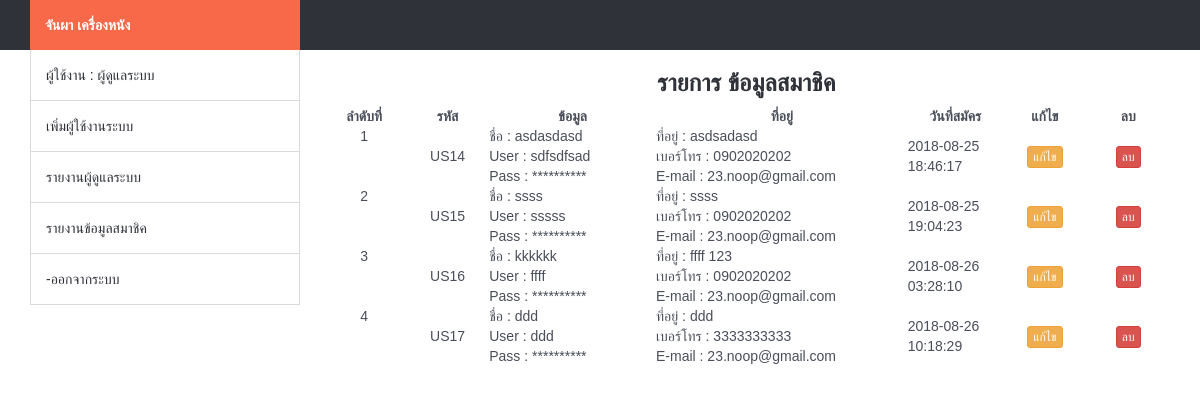
The app's page /backend/list_member.php (signed in), older data.
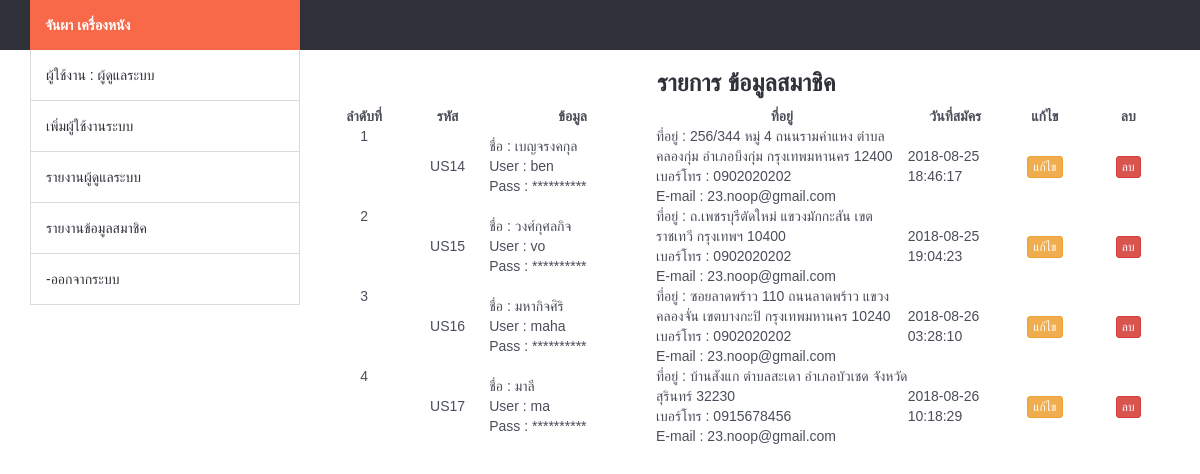
The same page, newer data.
### tables this page shows
CREATE TABLE `tbl_member` (
  `mem_id` int(11) NOT NULL,
  `mem_name` varchar(50) NOT NULL,
  `mem_address` varchar(255) NOT NULL,
  `mem_tel` varchar(10) NOT NULL,
  `mem_username` varchar(20) NOT NULL,
  `mem_password` varchar(20) NOT NULL,
  `mem_email` varchar(20) NOT NULL,
  `status` varchar(5) NOT NULL,
  `sid` varchar(32) NOT NULL,
  `active` varchar(3) NOT NULL,
  `dateinsert` timestamp NOT NULL DEFAULT CURRENT_TIMESTAMP
);

### backend/mm.php (called while the page is built, shortened)
<?php require_once('../Connections/condb.php'); ?>
<?php
$colname_mm = "-1";
if (isset($_SESSION['MM_admin'])) {
  $colname_mm = $_SESSION['MM_admin'];
}
$query_mm = sprintf("SELECT * FROM tbl_admin WHERE admin_user = %s", GetSQLValueString($colname_mm, "text"));
$mm = mysql_query($query_mm, $condb) or die(mysql_error());
$row_mm = mysql_fetch_assoc($mm);
?>

### backend/list_member.php (the view, shortened to what this page needs)
<?php require_once('../Connections/condb.php'); ?>
<?php
if (!function_exists("GetSQLValueString")) {
  function GetSQLValueString($theValue, $theType, $theDefinedValue = "", $theNotDefinedValue = "")
  {
    $theValue = function_exists("mysql_real_escape_string") ? mysql_real_escape_string($theValue) : mysql_escape_string($theValue);
    switch ($theType) {
      case "text":
      $theValue = ($theValue != "") ? "'" . $theValue . "'" : "NULL";
      break;
    }
    return $theValue;
  }
}
$query_mem = "SELECT * FROM tbl_member ORDER BY mem_id ASC";
$mem = mysql_query($query_mem, $condb) or die(mysql_error());
$row_mem = mysql_fetch_assoc($mem);
?>
<!DOCTYPE html>
<html lang="en">
<head>
  <?php include('h.php');?>
  <?php include('datatable.php');?>
  </head>    <?php include('navbar.php');?>
  <body>  <?php ?>
  <div class="container">
    <div class="row">
      <div class="col-md-3">
      </div>
      <div class="col-md-9">
        <h3 align="center"> รายการ ข้อมูลสมาชิค </h3>
        <table id="example" class="display" cellspacing="0" border="0">
          <thead>
            <tr align="center">
              <th width="5%">ลำดับที่</th>
              <th width="5%">รหัส</th>
              <th width="10%">ข้อมูล</th>
              <th width="15%">ที่อยู่</th>
              <th width="5%">วันที่สมัคร</th>
              <?php if ($row_mm['status'] == 'superadmin') { ?>
              <?php }else{ ?>
                <th width="5%">แก้ไข </th>
                <th width="5%">ลบ</th>
              <?php  } ?>
            </tr>
          </thead>
          <?php
          $i = 1;
          do { ?>
            <tr>
             <td align="center" valign="top"><?php echo $i; ?></td>
             <td align="center">US<?php echo $row_mem['mem_id']; ?></td>
             <td><?php echo "ชื่อ : ",$row_mem['mem_name']; ?><br />
              <?php echo "User : ",$row_mem['mem_username']; ?><br />
              <?php echo "Pass : ",'**********' ?></td>
              <td><?php echo "ที่อยู่ : " ,$row_mem['mem_address']; ?><br />
                <?php echo "เบอร์โทร : " ,$row_mem['mem_tel']; ?><br />
                <?php echo "E-mail : " ,$row_mem['mem_email']; ?>
              </td>
              <td><?php echo $row_mem['dateinsert']; ?></td>
              <?php if ($row_mm['status'] == 'superadmin') { ?>
              <?php }else{ ?>
               <td><center> <a href="edit_mem.php?mem_id=<?php echo $row_mem['mem_id'];?>" class="btn btn-warning btn-xs"> แก้ไข </a> </center> </td>
               <td><center> <a href="del_mem.php?mem_id=<?php echo $row_mem['mem_id'];?>" onClick="return confirm('ยืนยันการลบ');" class="btn btn-danger btn-xs"> ลบ </a> </center> </td>
             <?php  } ?>
           </tr>
           <?php
           $i += 1;
         } while ($row_mem = mysql_fetch_assoc($mem)); ?>
       </table>
     </div>
   </div>
 </div>
</body>
</html>

Row changes from the older to the newer data that the page shows:
changed tbl_member id 14: mem_name "asdasdasd" → "เบญจรงคกุล"; mem_username "sdfsdfsad" → "ben"; mem_address "asdsadasd" → "256/344 หมู่ 4 ถนนรามคำแหง ตำบลคลองกุ่ม อำเภอบึงกุ่ม กรุงเทพมหานคร 12400"
changed tbl_member id 15: mem_name "ssss" → "วงศ์กุศลกิจ"; mem_username "sssss" → "vo"; mem_address "ssss" → "ถ.เพชรบุรีตัดใหม่ แขวงมักกะสัน เขตราชเทวี กรุงเทพฯ 10400"
changed tbl_member id 16: mem_name "kkkkkk" → "มหากิจศิริ"; mem_username "ffff" → "maha"; mem_address "ffff 123" → "ซอยลาดพร้าว 110 ถนนลาดพร้าว แขวงคลองจั่น เขตบางกะปิ กรุงเทพมหานคร 10240"
changed tbl_member id 17: mem_name "ddd" → "มาลี"; mem_username "ddd" → "ma"; mem_address "ddd" → "บ้านสังแก ตำบลสะเดา อำเภอบัวเชด จังหวัดสุรินทร์ 32230"; mem_tel "3333333333" → "0915678456"
